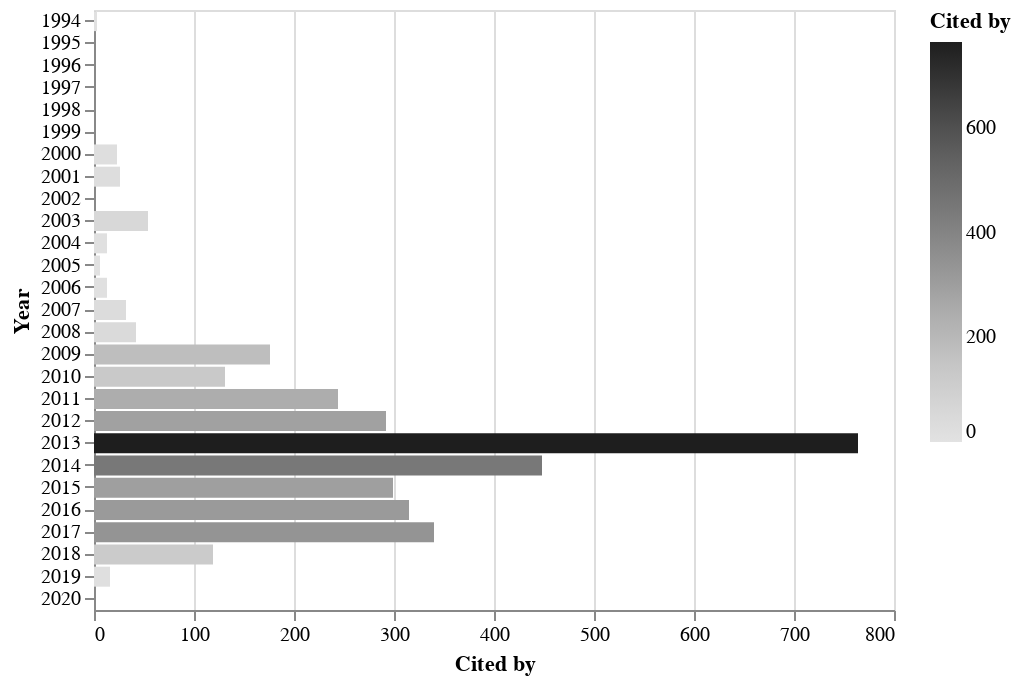

Notebook cell for this chart:
### Code cell
rdf.citations_by_year().barhplot('altair')

### Figure 1 — Vega-Lite specification as saved in the notebook (floating-point values rounded to 4 significant figures)
{"$schema": "https://vega.github.io/schema/vega-lite/v3.4.0.json", "config": {"mark": {"tooltip": null}, "view": {"height": 300, "width": 400}}, "data": {"name": "data-b59ec3112ebc0ee573a226db3840cd3f"}, "datasets": {"data-b59ec3112ebc0ee573a226db3840cd3f": [{"Cited by": 3, "Year": 1994}, {"Cited by": 0, "Year": 1995}, {"Cited by": 0, "Year": 1996}, {"Cited by": 0, "Year": 1997}, {"Cited by": 0, "Year": 1998}, {"Cited by": 0, "Year": 1999}, {"Cited by": 23, "Year": 2000}, {"Cited by": 26, "Year": 2001}, {"Cited by": 0, "Year": 2002}, {"Cited by": 54, "Year": 2003}, {"Cited by": 13, "Year": 2004}, {"Cited by": 6, "Year": 2005}, {"Cited by": 13, "Year": 2006}, {"Cited by": 32, "Year": 2007}, {"Cited by": 42, "Year": 2008}, {"Cited by": 176, "Year": 2009}, {"Cited by": 131, "Year": 2010}, {"Cited by": 244, "Year": 2011}, {"Cited by": 292, "Year": 2012}, {"Cited by": 764, "Year": 2013}, {"Cited by": 448, "Year": 2014}, {"Cited by": 299, "Year": 2015}, {"Cited by": 315, "Year": 2016}, {"Cited by": 340, "Year": 2017}, {"Cited by": 119, "Year": 2018}, {"Cited by": 16, "Year": 2019}, {"Cited by": 0, "Year": 2020}]}, "encoding": {"color": {"field": "Cited by", "scale": {"scheme": "greys"}, "type": "quantitative"}, "x": {"field": "Cited by", "type": "quantitative"}, "y": {"field": "Year", "sort": {"field": "Cited by:Q"}, "type": "nominal"}}, "mark": "bar"}
